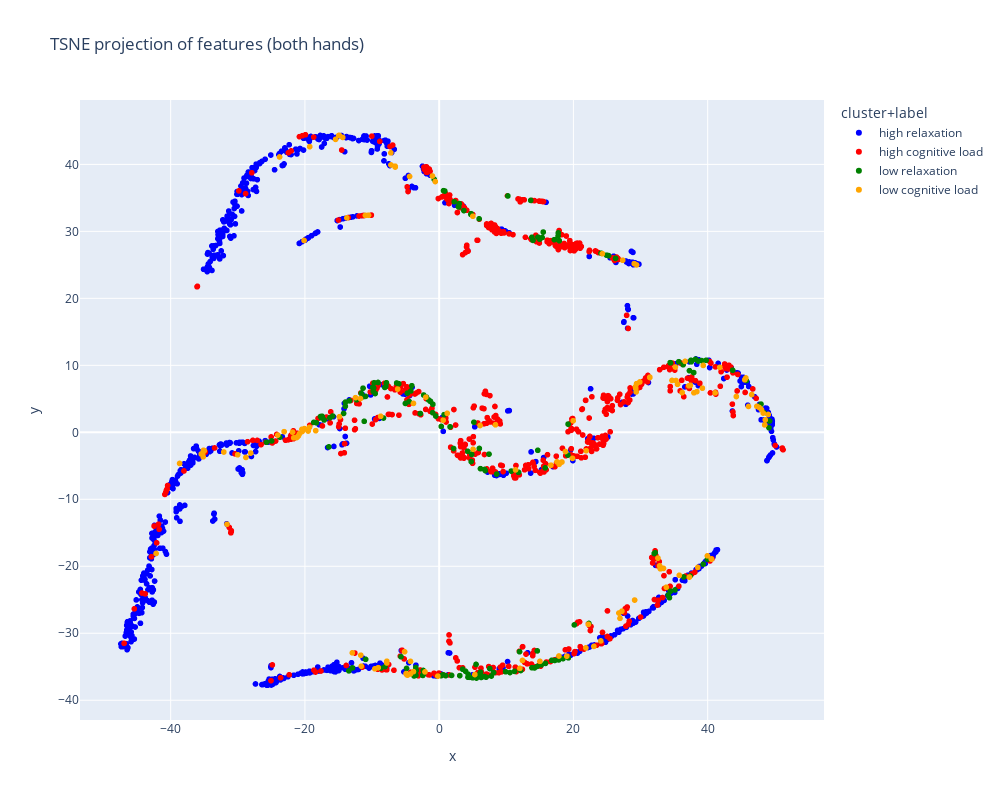

This figure's notebook cell:
### Code cell
from sklearn.manifold import TSNE
from plotly import express as px
from numpy import concatenate

random_state = 42
tsne_tot = TSNE(n_components=2, random_state=random_state, init='pca').fit_transform(features_tot)
side = ["left"] * len(features_left) + ["right"] * len(features_right)
tsne_tot = DataFrame(tsne_tot, columns=["x", "y"])
tsne_tot['side'] = side
tsne_tot['user'] = concatenate([groups_left, groups_right], axis=0)
tsne_tot['label'] = concatenate([labels_left, labels_right], axis=0)
tsne_tot['label'] = tsne_tot['label'].apply(lambda x: "cognitive load" if x == 1 else "relaxation")
tsne_tot['cluster'] = asarray(groups_left.tolist() + groups_right.tolist())
tsne_tot['cluster+label'] = tsne_tot['cluster'].astype(str) + " " + tsne_tot['label'].astype(str)

features_tot = features_tot.iloc[len(features_left):, :]
fig = px.scatter(
    data_frame=tsne_tot,
    x="x",
    y="y",
    color="cluster+label",
    # symbol="cluster+label",
    hover_name="user",
    hover_data=["side", "label", "cluster"],
    title="TSNE projection of features (both hands)",
    width=1000, height=800,
    # symbol_sequence=["circle", "cross"],
    color_discrete_sequence=['blue', 'red', 'green', 'orange'],
)
fig.show()
fig.write_html("../visualizations/tsen_projection_labels.html")

### Figure 1 — Plotly figure (JSON) as saved in the notebook; plotly's stock layout.template omitted (floating-point values rounded to 4 significant figures; data arrays with more than 128 entries replaced by an {"elided": "..."} marker saying what was removed)
{"data": [{"customdata": {"elided": "780x3 str values"}, "hovertemplate": "<b>%{hovertext}</b><br><br>cluster+label=high relaxation<br>x=%{x}<br>y=%{y}<br>side=%{customdata[0]}<br>label=%{customdata[1]}<br>cluster=%{customdata[2]}<extra></extra>", "hovertext": {"elided": "780 str values"}, "legendgroup": "high relaxation", "marker": {"color": "blue", "symbol": "circle"}, "mode": "markers", "name": "high relaxation", "showlegend": true, "type": "scattergl", "x": {"elided": "780 float values"}, "xaxis": "x", "y": {"elided": "780 float values"}, "yaxis": "y"}, {"customdata": {"elided": "624x3 str values"}, "hovertemplate": "<b>%{hovertext}</b><br><br>cluster+label=high cognitive load<br>x=%{x}<br>y=%{y}<br>side=%{customdata[0]}<br>label=%{customdata[1]}<br>cluster=%{customdata[2]}<extra></extra>", "hovertext": {"elided": "624 str values"}, "legendgroup": "high cognitive load", "marker": {"color": "red", "symbol": "circle"}, "mode": "markers", "name": "high cognitive load", "showlegend": true, "type": "scattergl", "x": {"elided": "624 float values"}, "xaxis": "x", "y": {"elided": "624 float values"}, "yaxis": "y"}, {"customdata": {"elided": "180x3 str values"}, "hovertemplate": "<b>%{hovertext}</b><br><br>cluster+label=low relaxation<br>x=%{x}<br>y=%{y}<br>side=%{customdata[0]}<br>label=%{customdata[1]}<br>cluster=%{customdata[2]}<extra></extra>", "hovertext": {"elided": "180 str values"}, "legendgroup": "low relaxation", "marker": {"color": "green", "symbol": "circle"}, "mode": "markers", "name": "low relaxation", "showlegend": true, "type": "scattergl", "x": {"elided": "180 float values"}, "xaxis": "x", "y": {"elided": "180 float values"}, "yaxis": "y"}, {"customdata": {"elided": "144x3 str values"}, "hovertemplate": "<b>%{hovertext}</b><br><br>cluster+label=low cognitive load<br>x=%{x}<br>y=%{y}<br>side=%{customdata[0]}<br>label=%{customdata[1]}<br>cluster=%{customdata[2]}<extra></extra>", "hovertext": {"elided": "144 str values"}, "legendgroup": "low cognitive load", "marker": {"color": "orange", "symbol": "circle"}, "mode": "markers", "name": "low cognitive load", "showlegend": true, "type": "scattergl", "x": {"elided": "144 float values"}, "xaxis": "x", "y": {"elided": "144 float values"}, "yaxis": "y"}], "layout": {"height": 800, "legend": {"title": {"text": "cluster+label"}, "tracegroupgap": 0}, "title": {"text": "TSNE projection of features (both hands)"}, "width": 1000, "xaxis": {"anchor": "y", "domain": [0, 1], "title": {"text": "x"}}, "yaxis": {"anchor": "x", "domain": [0, 1], "title": {"text": "y"}}}}
